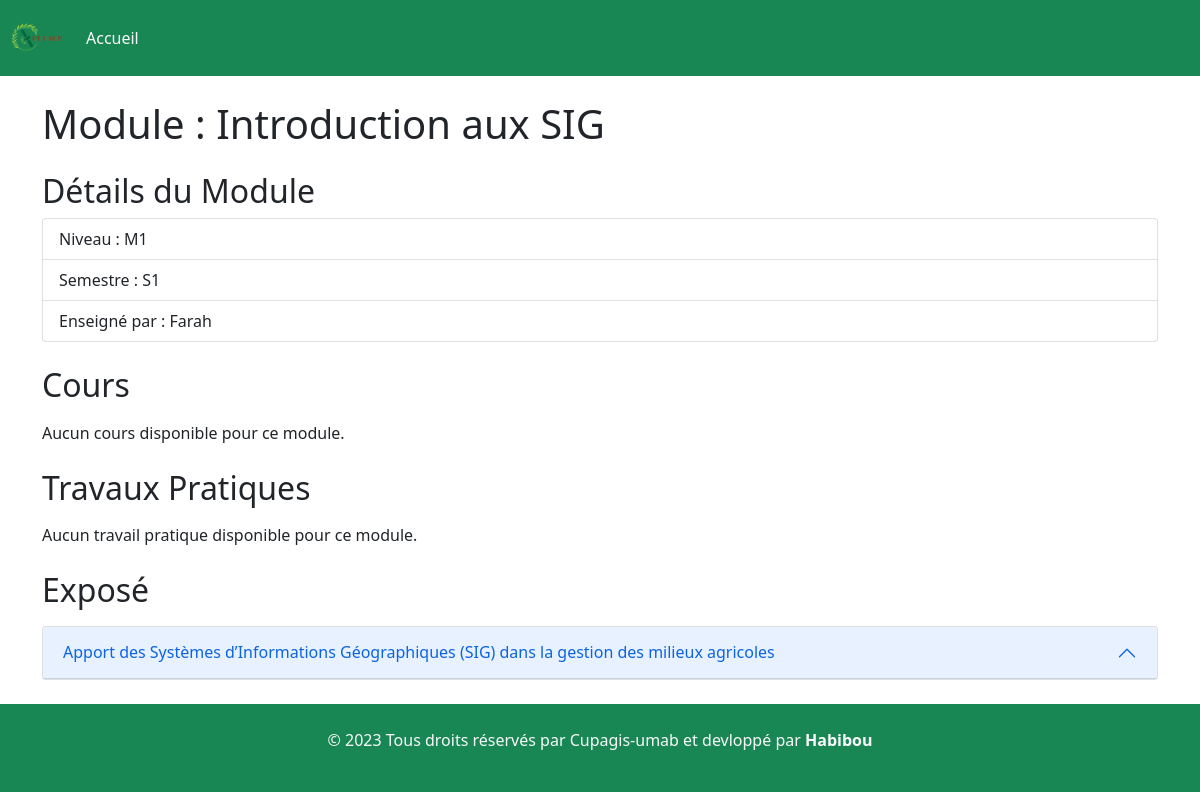
Page /module/2-Introduction aux  SIG/ on the earlier database version.
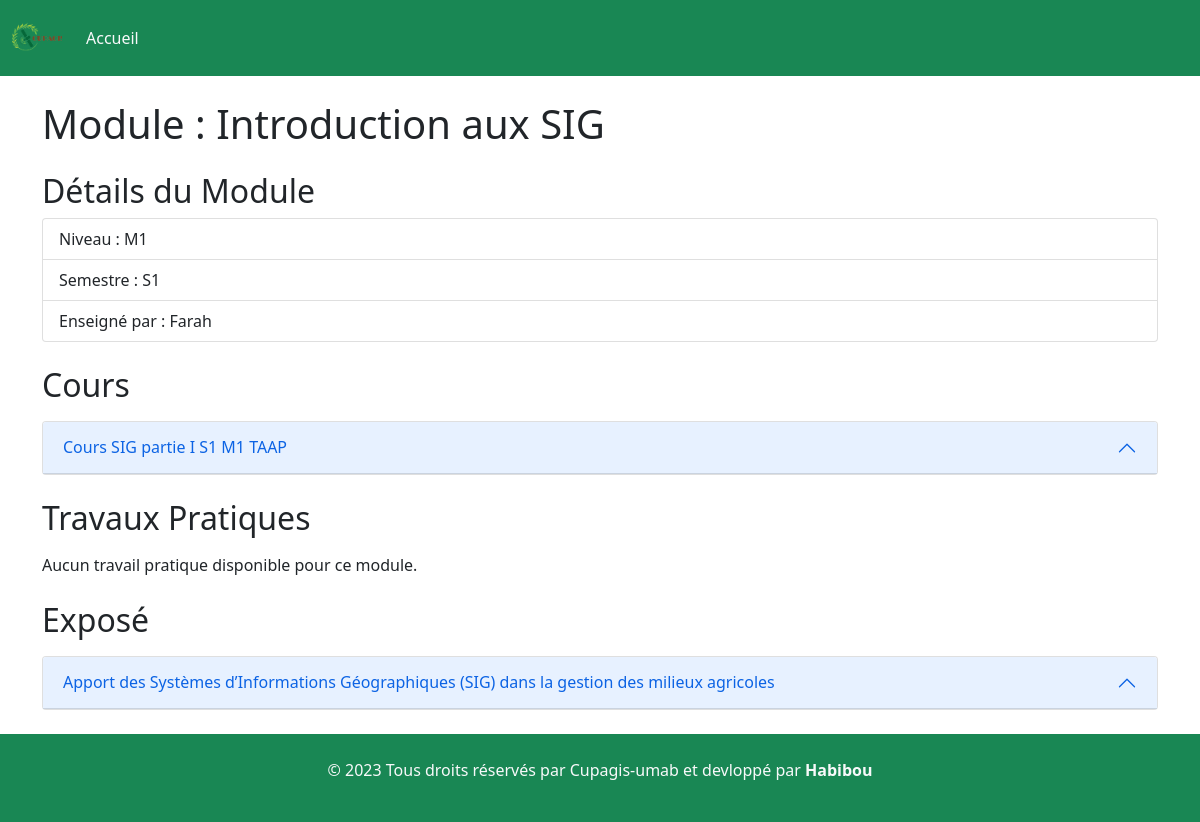
Same page on the later database version.
### cupagis/models.py (models this page shows, shortened)
class Expose(models.Model):
    module = models.ForeignKey(Module,verbose_name='nom de module', on_delete=models.SET)
    sujet = models.TextField(verbose_name='sujet expose')
    date_fin = models.DateTimeField(null=True)  # Vous pouvez utiliser FileField pour les fichiers
    date_Creation = models.DateTimeField(verbose_name='date joined', auto_now_add=True)

class Cour(models.Model):
    module = models.ForeignKey(Module,verbose_name='nom de module', on_delete=models.SET)
    titre_Cour = models.CharField(max_length=255,verbose_name='titre cour')
    fichier_Cour = models.FileField(upload_to='cour_files/')  # Vous pouvez utiliser FileField pour les fichiers
    date_Creation = models.DateTimeField(verbose_name='date joined', auto_now_add=True)

### cupagis/views.py (the view)
# urls.py: path('module/<int:module_id>-<str:nom_module>/', views.module_detail, name='module_detail'),
def module_detail(request, module_id, nom_module):
    module_identifier = f"{module_id}-{nom_module}"
    module = get_object_or_404(Module, pk=module_id)
    courses = Cour.objects.filter(module=module)
    tps = TP.objects.filter(module=module)
    exposes = Expose.objects.filter(module=module)
    context = {
        'title':module_identifier,
        'module': module,
        'courses': courses,
        'tps': tps,
        'exposes':exposes,
        'module_identifier': module_identifier,  # Pass the identifier if needed
    }
    return render(request, 'modules/detail_module.html', context)

### templates/modules/detail_module.html (shortened to what the changed rows need)
{% extends "../Cupagis_system/layout.html" %}
{% block content %}
{% load static %}
    <div class="container">
        <h1 class="mt-4">Module : {{ module.nom_Module }}</h1>
        <h2 class="mt-4">Détails du Module</h2>
        <ul class="list-group">
            <li class="list-group-item">Niveau : {{ module.niveau }}</li>
            <li class="list-group-item">Semestre : {{ module.semestre }}</li>
            <li class="list-group-item">Enseigné par : {{ module.prof }}</li>
        </ul>
        <h2 class="mt-4">Cours</h2>
        {% if courses %}
        <div class="accordion mt-3" id="courseAccordion">
            {% for course in courses %}
                <div class="accordion-item">
                    <h2 class="accordion-header" id="heading{{ course.id }}">
                        <button class="accordion-button" type="button" data-bs-toggle="collapse" data-bs-target="#collapseCourse{{ course.id }}" aria-expanded="false" aria-controls="collapseCourse{{ course.id }}">
                            {{ course.titre_Cour }}
                        </button>
                    </h2>
                </div>
            {% endfor %}
        </div>
        {% else %}
        <p class="mt-3">Aucun cours disponible pour ce module.</p>
        {% endif %}
        <h2 class="mt-4">Travaux Pratiques</h2>
        {% if tps %}
        <div class="accordion mt-3" id="tpAccordion">
            {% for tp in tps %}
                <div class="accordion-item">
                    <h2 class="accordion-header" id="heading{{ tp.id }}">
                        <button class="accordion-button" type="button" data-bs-toggle="collapse" data-bs-target="#collapseTP{{ tp.id }}" aria-expanded="false" aria-controls="collapseTP{{ tp.id }}">
                            {{ tp.titre_TP }}
                        </button>
                    </h2>
                    <div id="collapseTP{{ tp.id }}" class="accordion-collapse collapse" aria-labelledby="heading{{ tp.id }}" data-bs-parent="#tpAccordion">
                        <div class="accordion-body">
                            <p><strong>Date de publication :</strong> {{ tp.date_Creation }}</p>
                            <a href="{{ tp.fichier_TP.url }}" target="_blank" class="btn btn-primary">Télécharger</a>
                        </div>
                    </div>
                </div>
            {% endfor %}
        </div>
        {% else %}
            <p class="mt-3">Aucun travail pratique disponible pour ce module.</p>
        {% endif %}
        <h2 class="mt-4">Exposé</h2>
        {% if exposes %}
        <div class="accordion mt-3" id="exposéAccordion">
            {% for expose in exposes %}
                <div class="accordion-item">
                    <h2 class="accordion-header" id="heading{{ expose.id }}">
                        <button class="accordion-button" type="button" data-bs-toggle="collapse" data-bs-target="#collapseTP{{ tp.id }}" aria-expanded="false" aria-controls="collapseTP{{ tp.id }}">
                            {{ expose.sujet }}
                        </button>
                    </h2>
                </div>
            {% endfor %}
        </div>
        {% else %}
            <p class="mt-3">Il n'y a aucun exposé disponible pour ce module.</p>
        {% endif %}
    </div>
<br>
{% endblock %}

Differences in the rows shown:
now on this page (row edited): Cour: titre_Cour "Cours SIG partie I S1 M1 TAAP"
Other differences:
text no longer shown: "Aucun cours disponible pour ce module."
